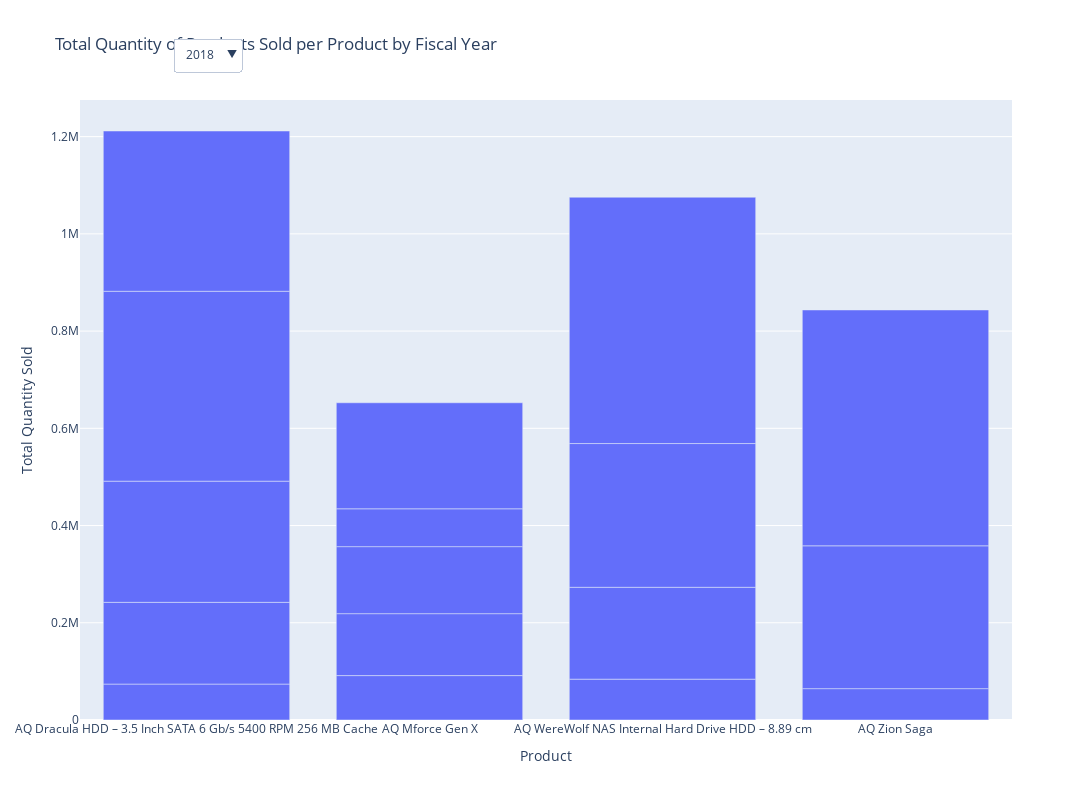

Notebook code for this chart:
### Code cell
# Create traces for each fiscal year
traces = []
years = [2018, 2019, 2020, 2021, 2022]
for year in years:
    data = total_quantity_sold_per_product_fiscal_year[total_quantity_sold_per_product_fiscal_year['fiscal_year'] == year]
    trace = go.Bar(
        x=data['product'],
        y=data['total_quantity_sold'],
        name=str(year),
        visible=False
    )
    traces.append(trace)

# Create trace for all years
all_trace = go.Bar(
    x=total_quantity_sold_per_product_fiscal_year['product'],
    y=total_quantity_sold_per_product_fiscal_year['total_quantity_sold'],
    name='All',
    visible=True
)
traces.append(all_trace)

# Create layout with dropdown menu
layout = go.Layout(
    title='Total Quantity of Products Sold per Product by Fiscal Year',
    xaxis=dict(title='Product'),
    yaxis=dict(title='Total Quantity Sold'),
    barmode='group',
    updatemenus=[
        {
            'buttons': [
                {'method': 'update',
                 'label': str(year) if year != 0 else 'All',
                 'args': [{'visible': [True if year == y or year == 0 else False for y in years]},
                          {'title': f'Total Quantity of Products Sold per Product by Fiscal Year - {year}' if year != 0 else 'Total Quantity of Products Sold per Product for All Years'}]}
                for year in years + [0]
            ],
            'direction': 'down',
            'showactive': True,
            'x': 0.1,
            'xanchor': 'left',
            'y': 1.1,
            'yanchor': 'top'
        }
    ],
    height=800,  # Adjust the height
    width=1200    # Adjust the width
)

# Create figure and plot
fig = go.Figure(data=traces, layout=layout)
fig.show()

### Figure 1 — Plotly figure (JSON) as saved in the notebook; plotly's stock layout.template omitted (floating-point values rounded to 4 significant figures)
{"data": [{"name": "2018", "type": "bar", "visible": false, "x": ["AQ Dracula HDD – 3.5 Inch SATA 6 Gb/s 5400 RPM 256 MB Cache", "AQ Mforce Gen X"], "y": [73905, 91366]}, {"name": "2019", "type": "bar", "visible": false, "x": ["AQ Dracula HDD – 3.5 Inch SATA 6 Gb/s 5400 RPM 256 MB Cache", "AQ Mforce Gen X", "AQ WereWolf NAS Internal Hard Drive HDD – 8.89 cm"], "y": [168152, 127361, 84006]}, {"name": "2020", "type": "bar", "visible": false, "x": ["AQ Dracula HDD – 3.5 Inch SATA 6 Gb/s 5400 RPM 256 MB Cache", "AQ Mforce Gen X", "AQ WereWolf NAS Internal Hard Drive HDD – 8.89 cm", "AQ Zion Saga"], "y": [249242, 137869, 188971, 64502]}, {"name": "2021", "type": "bar", "visible": false, "x": ["AQ Dracula HDD – 3.5 Inch SATA 6 Gb/s 5400 RPM 256 MB Cache", "AQ Mforce Gen X", "AQ WereWolf NAS Internal Hard Drive HDD – 8.89 cm", "AQ Zion Saga"], "y": [390575, 77857, 295705, 293806]}, {"name": "2022", "type": "bar", "visible": false, "x": ["AQ Dracula HDD – 3.5 Inch SATA 6 Gb/s 5400 RPM 256 MB Cache", "AQ Mforce Gen X", "AQ WereWolf NAS Internal Hard Drive HDD – 8.89 cm", "AQ Zion Saga"], "y": [329707, 218083, 506672, 485156]}, {"name": "All", "type": "bar", "visible": true, "x": ["AQ Dracula HDD – 3.5 Inch SATA 6 Gb/s 5400 RPM 256 MB Cache", "AQ Dracula HDD – 3.5 Inch SATA 6 Gb/s 5400 RPM 256 MB Cache", "AQ Dracula HDD – 3.5 Inch SATA 6 Gb/s 5400 RPM 256 MB Cache", "AQ Dracula HDD – 3.5 Inch SATA 6 Gb/s 5400 RPM 256 MB Cache", "AQ Dracula HDD – 3.5 Inch SATA 6 Gb/s 5400 RPM 256 MB Cache", "AQ Mforce Gen X", "AQ Mforce Gen X", "AQ Mforce Gen X", "AQ Mforce Gen X", "AQ Mforce Gen X", "AQ WereWolf NAS Internal Hard Drive HDD – 8.89 cm", "AQ WereWolf NAS Internal Hard Drive HDD – 8.89 cm", "AQ WereWolf NAS Internal Hard Drive HDD – 8.89 cm", "AQ WereWolf NAS Internal Hard Drive HDD – 8.89 cm", "AQ Zion Saga", "AQ Zion Saga", "AQ Zion Saga"], "y": [73905, 168152, 249242, 390575, 329707, 91366, 127361, 137869, 77857, 218083, 84006, 188971, 295705, 506672, 64502, 293806, 485156]}], "layout": {"barmode": "group", "height": 800, "title": {"text": "Total Quantity of Products Sold per Product by Fiscal Year"}, "updatemenus": [{"buttons": [{"args": [{"visible": [true, false, false, false, false]}, {"title": "Total Quantity of Products Sold per Product by Fiscal Year - 2018"}], "label": "2018", "method": "update"}, {"args": [{"visible": [false, true, false, false, false]}, {"title": "Total Quantity of Products Sold per Product by Fiscal Year - 2019"}], "label": "2019", "method": "update"}, {"args": [{"visible": [false, false, true, false, false]}, {"title": "Total Quantity of Products Sold per Product by Fiscal Year - 2020"}], "label": "2020", "method": "update"}, {"args": [{"visible": [false, false, false, true, false]}, {"title": "Total Quantity of Products Sold per Product by Fiscal Year - 2021"}], "label": "2021", "method": "update"}, {"args": [{"visible": [false, false, false, false, true]}, {"title": "Total Quantity of Products Sold per Product by Fiscal Year - 2022"}], "label": "2022", "method": "update"}, {"args": [{"visible": [true, true, true, true, true]}, {"title": "Total Quantity of Products Sold per Product for All Years"}], "label": "All", "method": "update"}], "direction": "down", "showactive": true, "x": 0.1, "xanchor": "left", "y": 1.1, "yanchor": "top"}], "width": 1200, "xaxis": {"title": {"text": "Product"}}, "yaxis": {"title": {"text": "Total Quantity Sold"}}}}
